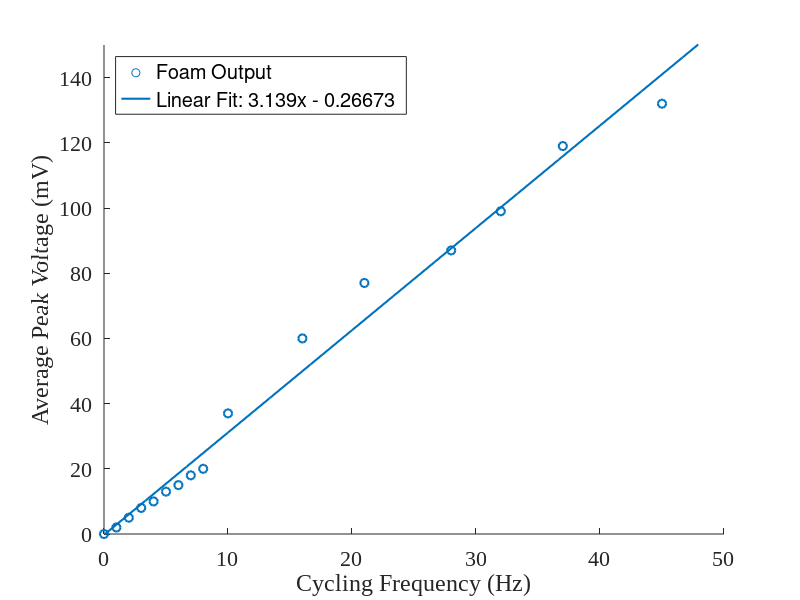

Here is the MATLAB script that generated this plot: (Note: this script raises an error after producing the figure.)
clear all;

frequency = [45 37 32 28 21 16 10 0 1 2 3 4 5 6 7 8];
voltage = [132 119 99 87 77 60 37 0 2 5 8 10 13 15 18 20];


scatter(frequency, voltage,'LineWidth',1.5);
hold on ;
my_poly=polyfit(frequency, voltage, 1);
xRange= linspace(0, 50, 16); % X data range 
ylim([0,150]);
yFit=polyval(my_poly, xRange);

% yResid = voltage - yFit;
% ssResid = sum(yResid.^2);
% voltageAve = sum(voltage)/length(voltage);
% yTotal = voltage - voltageAve;
% ssTotal = sum(yTotal.^2);
% rsq = 1 - ssResid/ssTotal

c1 = my_poly(1);
c2 = abs(my_poly(2));
% c3 = my_poly(3);

set(gca,'fontname','Times New Roman');
set(gca,'fontsize',16);
plot(xRange,yFit,'LineWidth',1.5);

set(gca,'fontname','Times New Roman');
legend('Foam Output', ['Linear Fit: ' num2str(c1) 'x - ' num2str(c2)], 'Location', 'northwest');
xlabel('Cycling Frequency (Hz)');
ylabel('Average Peak Voltage (mV)');
% axis([25, 70, 0.025, 0.24]);

datapoints = length(dataCell)